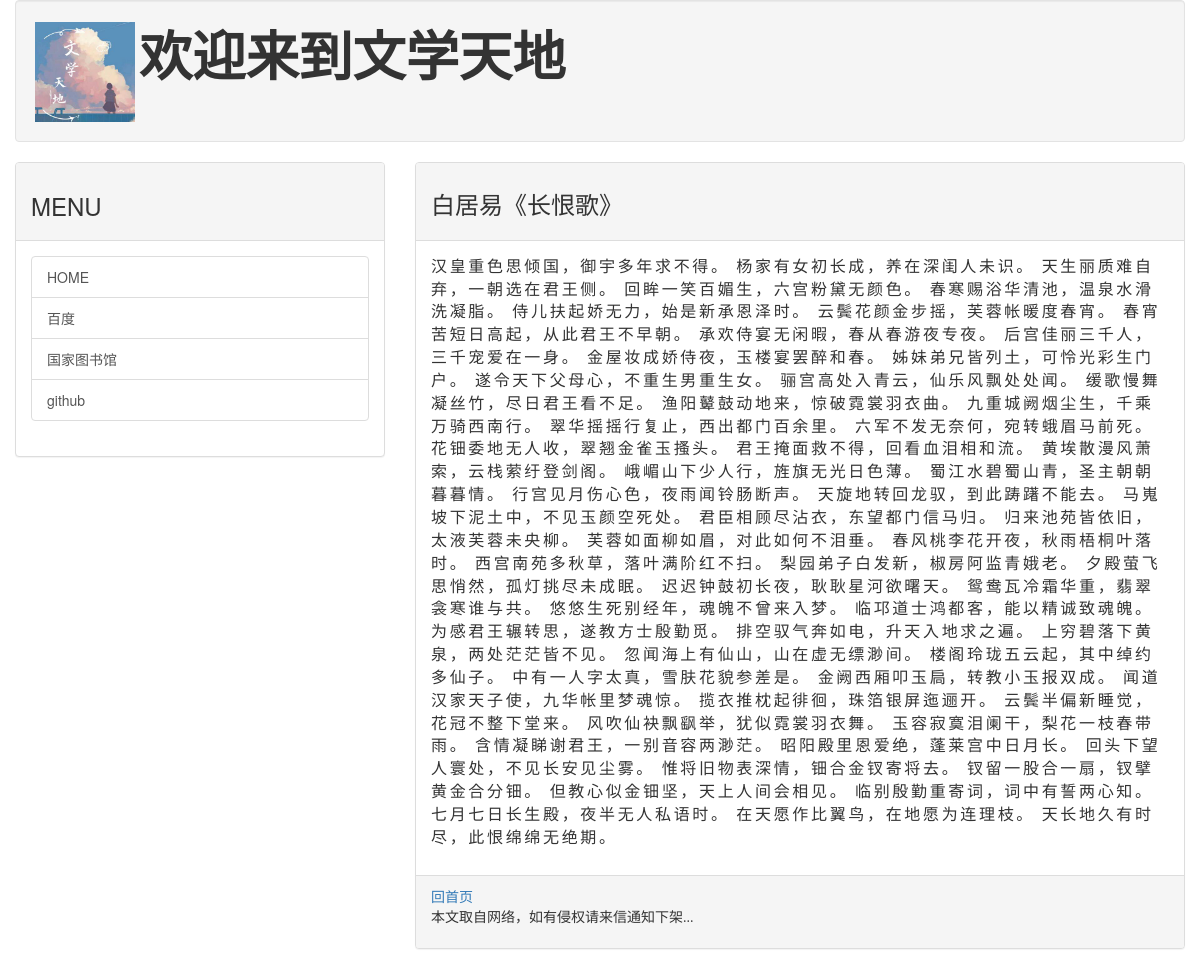
/post/baigui01, run on the app's committed database.
### mainsite/models.py (models this page shows, shortened)
class Post(models.Model):
	title = models.CharField(max_length=200)  #文章标题
	slug  = models.CharField(max_length=200)	#文章网址
	body = models.TextField()				#文章内容
	pub_date = models.DateTimeField(default=timezone.now)	#发表日期
	class Meta:
		ordering = ('-pub_date',)  #根据发表日期排序

### mainsite/views.py (the view)
# urls.py: url(r'^post/(\w+)$',showpost),
def showpost(request,slug):
	template = get_template('post.html')
	try:
		post = Post.objects.get(slug=slug)	#匹配传入参数与资料库中的slug
		if post!= None:
			html = template.render(locals())
			return HttpResponse(html)
	except:
		return redirect('/')	#错误直接返回首页

### mainsite/templates/post.html (shortened to what this page needs)
{% extends 'base.html' %}
{% block headmessage %}
	<h3 style='font-family:楷体;'>{{post.title}}</h3>
{% endblock %}
{% block content %}
	<p style='font-family:宋体;font-size:12pt;letter-spacing:2pt;'>
			{{post.body|safe}}
	</p>
{% endblock %}

### data on the page
Post: title "白居易《长恨歌》", body "汉皇重色思倾国，御宇多年求不得。 杨家有女初长成，养在深闺人未识。 天生丽质难自弃，一朝选在君王侧。 回眸一笑百媚生，六宫粉黛无颜色。 春寒赐浴华清池，温泉水滑洗凝脂。 侍儿扶起娇无力，始是新承恩泽时。 云鬓花颜金步摇，芙蓉帐暖度春宵。 春宵苦短日高起，从此君王不早朝。 承欢侍宴无闲暇，春从春游夜专夜。 后宫佳丽三千人，三千宠爱在一身。 金屋妆成娇侍夜，玉楼宴罢醉和春。 姊妹弟兄皆列土，可怜光彩生门户。 遂令天下父母心，不重生男重生女。 骊宫高处入青云，仙乐风飘处处闻。 缓歌慢舞凝丝竹，尽日君王看不足。 渔阳鼙鼓动地来，惊破霓裳羽衣曲。 九重城阙烟尘生，千乘万骑西南行。 翠华摇摇行复止，西出都门百余里。 六军不发无奈何，宛转蛾眉马前死。 花钿委地无人收，翠翘金雀玉搔头。 君王掩面救不得，回看血泪相和流。 黄埃散漫风萧索，云栈萦纡登剑阁。 峨嵋山下少人行，旌旗无光日色薄。 蜀江水碧蜀山青，圣主朝朝暮暮情。 行宫见月伤心色，夜雨闻铃肠断声。 天旋地转回龙驭，到此踌躇不能去。 马嵬坡下泥土中，不见玉颜空死处。 君臣相顾尽沾衣，东望都门信马归。 归来池苑皆依旧，太液芙蓉未央柳。 芙蓉如面柳如眉，对此如何不泪垂。 春风桃李花开夜，秋雨梧桐叶落时。 西宫南苑多秋草，落叶满阶红不扫。 梨园弟子白发新，椒房阿监青娥老。 夕殿萤飞思悄然，孤灯挑尽未成眠。 迟迟钟鼓初长夜，耿耿星河欲曙天。 鸳鸯瓦冷霜华重，翡翠衾寒谁与共。 悠悠生死别经年，魂魄不曾来入梦。 临邛道士鸿都客，能以精诚致魂魄。 为感君王辗转思，遂教方士殷勤觅。 排空驭气奔如电，升天入地求之遍。 上穷碧落下黄泉，两处茫茫皆不见。…"
